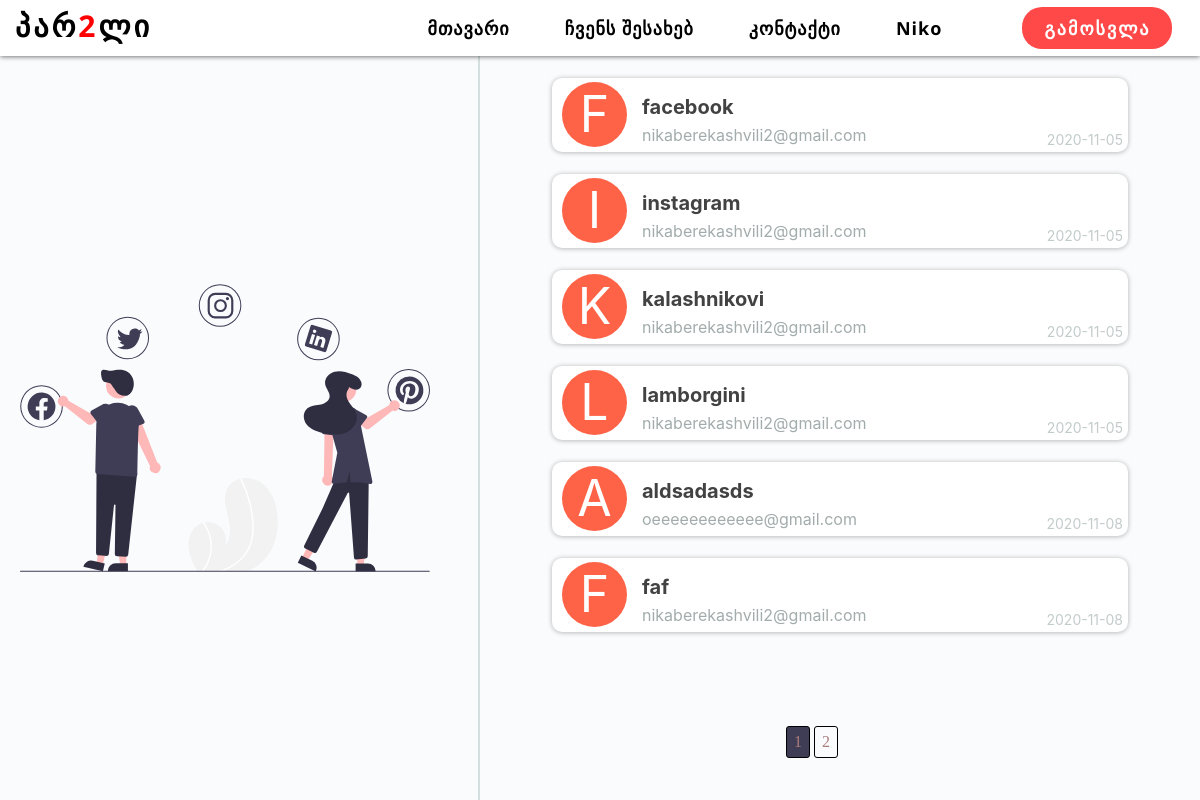
/my_accounts (signed in), run on the app's committed database.
### passwordmanager/models.py (models this page shows, shortened)
class User(db.Model, UserMixin):
    id = db.Column(db.Integer, primary_key=True)
    first_name = db.Column(db.String(20), nullable=False)
    last_name = db.Column(db.String(20), nullable=False)
    email = db.Column(db.String(120), nullable=False)
    password = db.Column(db.String(60), nullable=False)
    accounts = db.relationship('Account', backref='owner', lazy=True)

class Account(db.Model):
    id = db.Column(db.Integer, primary_key=True)
    username = db.Column(db.String(20))
    email = db.Column(db.String(120))
    password = db.Column(db.String(60), nullable=False)
    site = db.Column(db.String(100), nullable=False)
    date_added = db.Column(db.DateTime, nullable=False, default=datetime.utcnow)
    user_id = db.Column(db.Integer, db.ForeignKey('user.id'), nullable=False)

### passwordmanager/routes.py (the view)
@app.route('/my_accounts', methods=['POST', 'GET'])
@login_required
def my_accounts():
    hex_color = '#fafa33'
    page = request.args.get('page', 1, type=int)
    accounts = Account.query.filter_by(owner = current_user).paginate(page=page, per_page=6)
    return render_template('my_accounts.html', accounts=accounts, color=hex_color)

### passwordmanager/models.py (called while the page is built)
@login_manager.user_loader
def load_user(user_id):
    return User.query.get(int(user_id))

### passwordmanager/templates/my_accounts.html
{% extends 'base.html' %}
{% block content %}
<div class="accounts-cont">
    <div class="accounts-p-cont">
        <img class="modal-pic" src="{{url_for('static', filename='pictures/my_account1.svg')}}" alt="">
    </div>
    <div class="accounts-info-cont">
        {% for account in accounts.items %}
        <div class="accounts-info">
            <div class="">
                <p class="acc-info-N">
                    {{ account.site[0] }}
                </p>
            </div>
            <div class="acc-info-desc">
                <a href="{{ url_for('account_show', account_id=account.id) }}"
                    class="acc-info-title">{{ account.site }}</a>
                <p class="acc-info-email">{{ account.email }}</p>
                <p class="acc-info-date">{{ account.date_added.strftime('%Y-%m-%d') }}</p>
            </div>
        </div>
        {% endfor %}
    </div>
    <div class="pages_cont">
        {% for page_num in accounts.iter_pages(left_edge=1, right_edge=1, left_current=1, right_current=2) %}
        {% if page_num %}
        {% if accounts.page == page_num %}
        <a class="page_selected" href="{{ url_for('my_accounts', page=page_num) }}">{{ page_num }}</a>
        {% else %}
        <a class="page" href="{{ url_for('my_accounts', page=page_num) }}">{{ page_num }}</a>
        {% endif %}
        {% else %}
        <p>...</p>
        {% endif %}
        {% endfor %}
    </div>
</div>
{% endblock %}

### passwordmanager/templates/base.html (shortened to what this page needs)
<!DOCTYPE html>
<html lang="en">
<head>
    <link rel="stylesheet" type='text/css' href="{{ url_for('static', filename='reset.css') }}">
    <link rel="stylesheet" type='text/css' href="{{ url_for('static', filename='style.css') }}">
</head>
<body>
    <div>
        <nav class="navbar">
            <div class="logo">
                <a href="{{ url_for('home') }}">პარ<span style="color: red;">2</span>ლი</a>
            </div>
            <ul class="nav-ul">
                <li class="li-l"><a href="{{ url_for('home') }}">მთავარი</a></li>
                <li class="li-l"><a href="{{ url_for('about') }}">ჩვენს შესახებ</a></li>
                <li class="li-l"><a href="{{ url_for('contact') }}">კონტაქტი</a></li>
                {% if current_user.is_authenticated %}
                <li class="li-l"><a href="{{ url_for('account') }}"
                        style="text-transform: capitalize;">{{ current_user.first_name }}</a></li>
                <li class="li-logout"><a href="{{ url_for('logout') }}">გამოსვლა</a></li>
                {% else %}
                <li class="li-l"><a href="{{ url_for('login') }}">შესვლა</a></li>
                <li class="li-r"><a href="{{ url_for('register') }}" id="nav-join-us">რეგისტრაცია</a></li>
                {% endif %}
            </ul>
        </nav>
        {% block content %}
        {% endblock %}
    </div>
</body>
</html>

### passwordmanager/static/style.css (style rules this page uses)
body { margin-top: 7vh; background-color: #f9fbfd; }
.navbar { display: flex; position: fixed; top: 0; width: 100%; background-color: #ffffff; z-index: 10; justify-content: space-between; align-items: center; height: 7vh; font-family: 'Open Sans', sans-serif; box-shadow: 0px 0.5px 5px rgba(0, 0, 0, 0.618); }
.navbar a { color: black; letter-spacing: 1px; font-size: 18px; font-weight: bold; }
.logo { display: flex; align-items: center; text-align: center; height: 7vh; padding-bottom: 4px; }
.logo a { width: 10%; color: black; font-size: 30px; font-weight: bolder; margin-left: 15px; letter-spacing: 3px; cursor: pointer; }
.nav-ul { display: flex; align-items: center; justify-content: space-around; width: 800px; }
.li-logout { background-color: rgba(255, 0, 0, 0.712); border-radius: 20px; margin-left: 25px; padding: 12px; display: flex; justify-content: center; width: 150px; }
.li-logout a { color: white; letter-spacing: 2px; }
.modal-pic { max-width: 90%; padding-left: 20px; }
.accounts-cont { display: flex; }
.accounts-p-cont { display: flex; width: 40%; height: 93vh; border-right: 2px solid #d4e0e0; }
.accounts-info-cont { display: flex; flex-direction: column; width: 60%; height: 93vh; align-items: center; font-family: -apple-system, BlinkMacSystemFont, 'Segoe UI', Roboto, Oxygen, Ubuntu, Cantarell, 'Open Sans', 'Helvetica Neue', sans-serif; }
.accounts-info { display: flex; width: 80%; height: 10%; background-color: #fff; align-items: center; border-radius: 10px; position: relative; margin-top: 3%; box-shadow: 0px 0.5px 5px rgba(0, 0, 0, 0.300); }
.acc-info-desc { display: flex; flex-direction: column; }
.acc-info-N { width: 65px; height: 65px; line-height: 65px; border-radius: 50%; font-size: 50px; color: #fff; text-align: center; background: #3f3d56; background: tomato; text-transform: uppercase; margin-right: 10px; margin-left: 10px; }
.acc-info-title { font-size: 20px; font-weight: bold; padding: 5px; margin-top: 10px; color: #424242; text-align: left; }
.acc-info-email { padding: 5px; color: #a3acac; }
.acc-info-date { position: absolute; bottom: 5px; right: 5px; font-size: 14px; color: #c3cbcb; }
.pages_cont { display: flex; justify-content: center; position: absolute; bottom: 5%; right: 30%; }
.pages_cont a { margin: 2px; border: 1px solid black; color: rgb(172, 125, 125); border-radius: 3px; padding: 7px; }
.page_selected { background: #3f3d56; }

### data on the page
User: first_name "Niko"
Account: site "F", site "facebook", email "nikaberekashvili2@gmail.com", date_added "2020-11-05"
Account: site "I", site "instagram", email "nikaberekashvili2@gmail.com", date_added "2020-11-05"
Account: site "K", site "kalashnikovi", email "nikaberekashvili2@gmail.com", date_added "2020-11-05"
Account: site "L", site "lamborgini", email "nikaberekashvili2@gmail.com", date_added "2020-11-05"
Account: site "A", site "aldsadasds", email "oeeeeeeeeeeee@gmail.com", date_added "2020-11-08"
Account: site "F", site "faf", email "nikaberekashvili2@gmail.com", date_added "2020-11-08"

### other printed values
{{ page_num }} "1"
{{ page_num }} "2"
